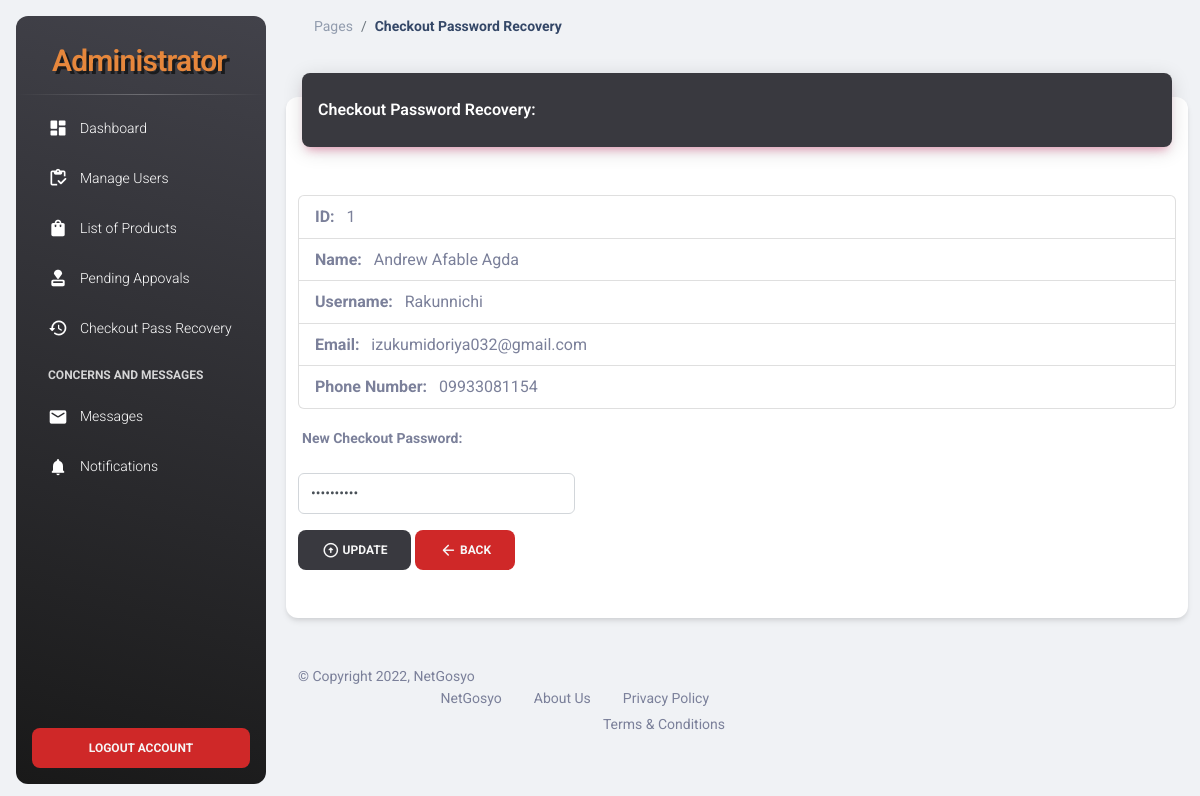
The page /NetGosyo-Admin/update-checkout.php?id=1 (signed in) on the database its author committed.
### tables this page shows
CREATE TABLE `user_form` (
  `id` int(100) NOT NULL,
  `fullname` varchar(100) NOT NULL,
  `email` varchar(100) NOT NULL,
  `username` varchar(255) NOT NULL,
  `password` varchar(100) NOT NULL,
  `checkout_pass` varchar(250) NOT NULL,
  `phonenumber` varchar(255) NOT NULL,
  `address` varchar(255) NOT NULL,
  `address2` varchar(500) NOT NULL,
  `archipelago` varchar(250) NOT NULL,
  `landmark` varchar(500) NOT NULL,
  `city` varchar(250) NOT NULL,
  `province` varchar(250) NOT NULL,
  `zip` varchar(250) NOT NULL,
  `dateofbirth` varchar(255) NOT NULL,
  `gender` varchar(255) NOT NULL,
  `image` varchar(255) NOT NULL,
  `shopname` varchar(250) NOT NULL DEFAULT 'user',
  `shopdesc` varchar(5000) NOT NULL,
  `vkey` varchar(50) NOT NULL,
  `verify_token` varchar(100) NOT NULL,
  `verified` tinyint(1) NOT NULL DEFAULT 0,
  `register_date` timestamp NOT NULL DEFAULT current_timestamp() ON UPDATE current_timestamp(),
  `id_pic` varchar(255) DEFAULT NULL,
  `has_verified_badge` tinyint(1) DEFAULT NULL,
  `is_banned` tinyint(1) NOT NULL DEFAULT 0,
  `number_verified` tinyint(4) NOT NULL DEFAULT 0
);

### NetGosyo-Admin/update-checkout.php (the view, shortened to what this page needs)
<?php
  include('header.php');
  ?>
<?php
    $id =  $_GET["id"];
    $sql = "SELECT * FROM user_form WHERE id=$id";
    $result = $conn->query($sql);
    $row = $result->fetch_assoc();
    $name = $row["fullname"];
    $username = $row["username"];
    $email = $row["email"];
    $phone = $row["phonenumber"];
    function generateRandomString($length = 10) {
        $characters = '0123456789abcdefghijklmnopqrstuvwxyzABCDEFGHIJKLMNOPQRSTUVWXYZ';
        $randomString = '';
        for ($i = 0; $i < $length; $i++) {
            $randomString .= $characters[rand(0, strlen($characters) - 1)];
        }
        return $randomString;
    }
    $randomString = generateRandomString();
?>
<main class="main-content position-relative max-height-vh-100 h-100 border-radius-lg ">
    <nav class="navbar navbar-main navbar-expand-lg px-0 mx-4 shadow-none border-radius-xl" id="navbarBlur"
        data-scroll="true">
        <div class="container-fluid py-1 px-3">
            <nav aria-label="breadcrumb">
                <ol class="breadcrumb bg-transparent mb-0 pb-0 pt-1 px-0 me-sm-6 me-5">
                    <li class="breadcrumb-item text-sm"><a class="opacity-5 text-dark" href="javascript:;">Pages</a>
                    </li>
                    <li class="breadcrumb-item text-sm text-dark active" aria-current="page"><b>Checkout Password
                            Recovery</b></li>
                </ol>
            </nav>
        </div>
    </nav>
    <div class="container-fluid py-4">
        <div class="row">
            <div class="col-12">
                <div class="card my-4">
                    <div class="card-header p-0 position-relative mt-n4 mx-3 z-index-2">
                        <div class="color-greyish-bg shadow-primary border-radius-lg pt-4 pb-3">
                            <h6 class="text-white text-capitalize ps-3">Checkout Password Recovery:</h6>
                        </div>
                    </div>
                    <div class="card-body px-0 pb-2 p">
                    <div class="container py-4 ml-3">
                            <form action="" method="post" enctype='multipart/form-data'>
                                <div class="row">
                                    <div class="col-md-12 pb-3">
                                            <ul class="list-group">
                                                <li class="list-group-item"><b>ID: </b>&nbsp; <?php echo $id; ?></li>
                                                <li class="list-group-item"><b>Name: </b>&nbsp; <?php echo $name; ?></li>
                                                <li class="list-group-item"><b>Username: </b>&nbsp; <?php echo $username; ?></li>
                                                <li class="list-group-item"><b>Email: </b>&nbsp; <?php echo $email; ?></li>
                                                <li class="list-group-item"><b>Phone Number: </b>&nbsp; <?php echo $phone; ?></li>
                                            </ul>
                                    </div>
                                </div>
                                <div class="row">
                                    <div class="col-md-4">
                                        <label><b>New Checkout Password:</b></label>
                                        <div class="input-group input-group-outline my-3">
                                            <input type="password"  name="new-checkout-pass"  value="<?php echo $randomString; ?>" class="form-control" readonly>
                                        </div>
                                    </div>
                                </div>
                                <button class="btn btn-icon btn-3 button-update" type="submit" name="update-submit">
                                    <span class="btn-inner--icon"><i class="material-icons">arrow_circle_up</i></span>
                                    <span class="btn-inner--text">Update</span>
                                </button>
                                <a href="checkout-pass.php" class="btn btn-icon btn-3 button-remove">
                                    <span class="btn-inner--icon"><i class="material-icons">arrow_back</i></span>
                                    <span class="btn-inner--text">Back</span>
                                    <a>
                            </form>
                        </div>
                    </div>
                </div>
            </div>
        </div>
    <?php
  include('footer.php');
  ?>

### NetGosyo-Admin/assets/css/style.css (style rules this page uses)
.color-greyish-bg { background: #39393f; }
.text-white { color: #f6f6f6; }
.button-update { background: #39393f; color: #f6f6f6; }
.button-remove { background: #cf2828; color: #f6f6f6; }

### rows shown on the page
user_form: fullname "Andrew Afable Agda", username "Rakunnichi", email "izukumidoriya032@gmail.com", phonenumber "09933081154"

### other values the page prints
$id "1"
